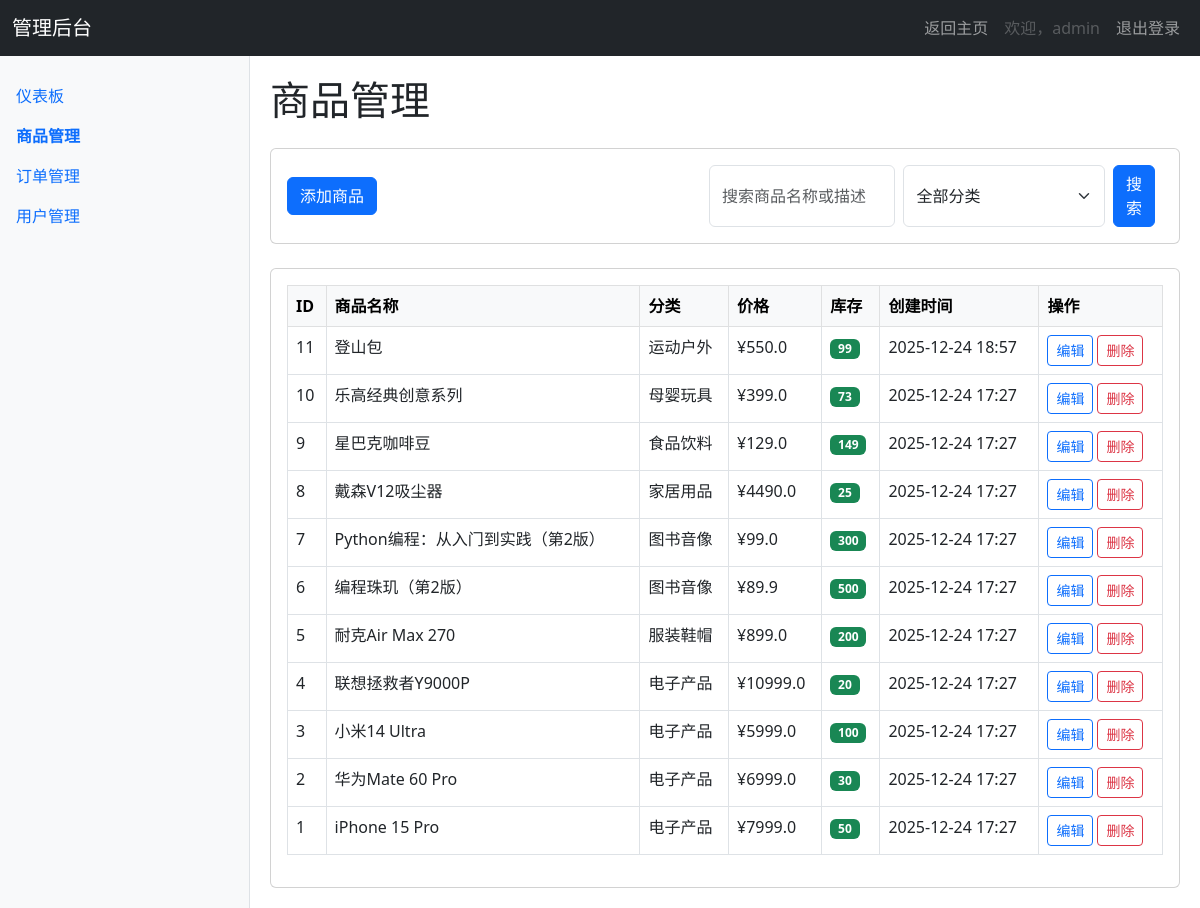
/admin/products (signed in), run on an earlier commit of the app's database.
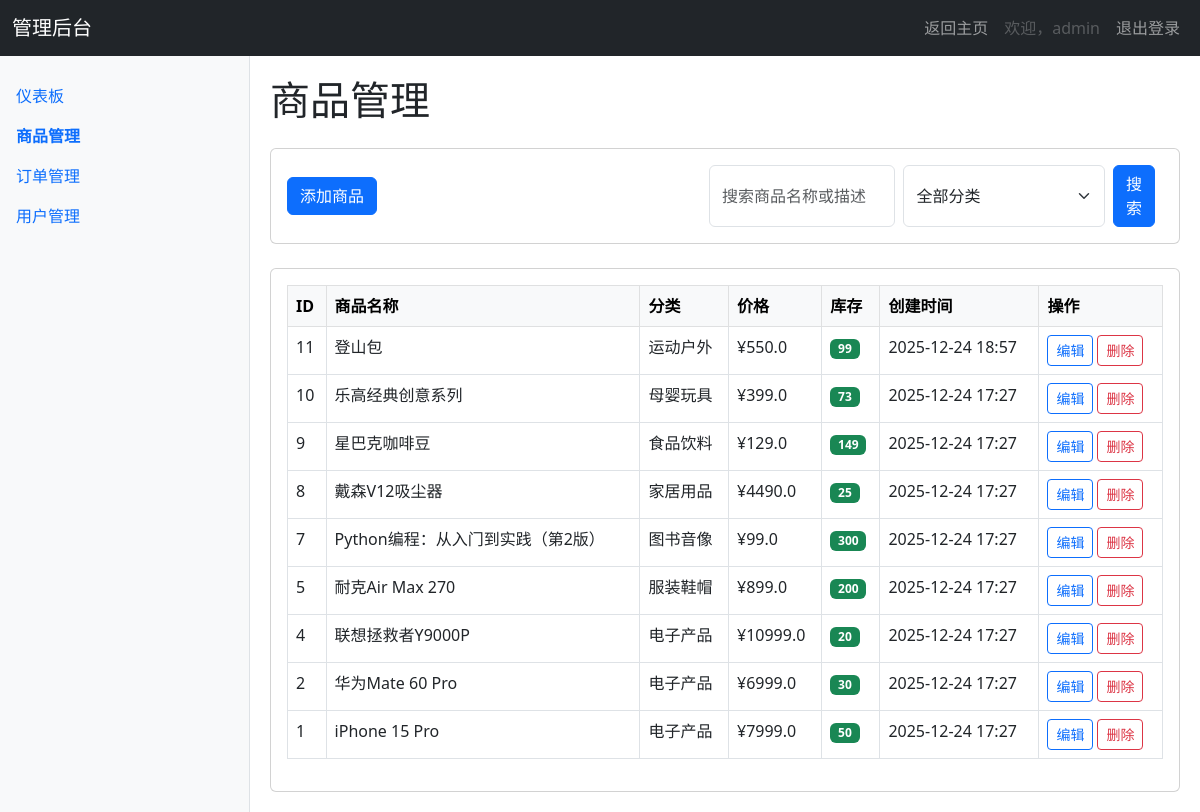
And on a later commit of the database.
### app/models.py (models this page shows, shortened)
class Product(db.Model):
    __tablename__ = 'products'
    id = db.Column(db.Integer, primary_key=True)
    name = db.Column(db.String(100), nullable=False, index=True)
    description = db.Column(db.Text)
    price = db.Column(db.Float, nullable=False)
    stock = db.Column(db.Integer, default=0)
    image = db.Column(db.String(200), default='default_product.png')
    created_at = db.Column(db.DateTime, default=datetime.utcnow)
    updated_at = db.Column(db.DateTime, default=datetime.utcnow, onupdate=datetime.utcnow)
    category_id = db.Column(db.Integer, db.ForeignKey('categories.id'))
    cart_items = db.relationship('CartItem', backref='product', lazy='dynamic', cascade='all, delete-orphan')
    order_items = db.relationship('OrderItem', backref='product', lazy='dynamic', cascade='all, delete-orphan')
    reviews = db.relationship('Review', backref='product', lazy='dynamic', cascade='all, delete-orphan')

class Category(db.Model):
    __tablename__ = 'categories'
    id = db.Column(db.Integer, primary_key=True)
    name = db.Column(db.String(50), unique=True, nullable=False)
    description = db.Column(db.Text)
    created_at = db.Column(db.DateTime, default=datetime.utcnow)
    products = db.relationship('Product', backref='category', lazy='dynamic')

### app/admin/routes.py (the view)
@admin.route('/products')
@admin_required
def product_manage():
    page = request.args.get('page', 1, type=int)
    category_id = request.args.get('category_id', type=int)
    keyword = request.args.get('q', '').strip()
    query = Product.query
    if keyword:
        query = query.filter(or_(Product.name.contains(keyword), Product.description.contains(keyword)))
    if category_id:
        query = query.filter_by(category_id=category_id)
    query = query.order_by(Product.created_at.desc())
    products = query.paginate(page=page, per_page=20, error_out=False)
    categories = Category.query.all()
    return render_template('product_manage.html',
                         products=products,
                         categories=categories,
                         category_id=category_id,
                         keyword=keyword)

### app/admin/routes.py (called while the page is built)
def admin_required(f):
    from functools import wraps
    @wraps(f)
    def decorated_function(*args, **kwargs):
        if not current_user.is_authenticated or not current_user.is_admin:
            abort(403)
        return f(*args, **kwargs)
    return decorated_function

@admin.before_request
@login_required
def check_admin():
    if not current_user.is_admin:
        abort(403)

### app/context_processors.py (called while the page is built)
def inject_now():
    return {'now': datetime.utcnow()}

def inject_categories():
    try:
        categories = Category.query.order_by(Category.name).all()
        return {'categories': categories}
    except:
        return {'categories': []}

def inject_cart_info():
    from flask_login import current_user
    cart_items_count = 0
    cart_total_amount = 0
    if current_user.is_authenticated:
        try:
            cart = Cart.query.filter_by(user_id=current_user.id).first()
            if cart:
                cart_items_count = cart.total_quantity
                cart_total_amount = float(cart.total_price)
        except:
            pass
    return {
        'cart_items_count': cart_items_count,
        'cart_total_amount': cart_total_amount
    }

### app/admin/templates/product_manage.html (shortened to what this page needs)
{% extends "admin_base.html" %}
{% block content %}
    <h1 class="mb-4">商品管理</h1>
    <div class="card mb-4">
        <div class="card-body">
            <div class="d-flex justify-content-between align-items-center">
                <div>
                    <a href="{{ url_for('admin.add_product') }}" class="btn btn-primary">
                         添加商品
                    </a>
                </div>
                <div class="d-flex gap-2">
                    <form method="GET" class="d-flex" action="{{ url_for('admin.product_manage') }}">
                        <input type="text" name="q" class="form-control me-2" placeholder="搜索商品名称或描述" value="{{ keyword }}">
                        <select name="category_id" class="form-select me-2">
                            <option value="">全部分类</option>
                        </select>
                        <button type="submit" class="btn btn-primary me-2">
                             搜索
                        </button>
                    </form>
                </div>
            </div>
        </div>
    </div>
    <div class="card">
        <div class="card-body">
            <div class="table-responsive">
                <table class="table table-bordered table-hover">
                    <thead class="table-light">
                        <tr>
                            <th>ID</th>
                            <th>商品名称</th>
                            <th>分类</th>
                            <th>价格</th>
                            <th>库存</th>
                            <th>创建时间</th>
                            <th>操作</th>
                        </tr>
                    </thead>
                    <tbody>
                        {% for product in products.items %}
                            <tr>
                                <td>{{ product.id }}</td>
                                <td>{{ product.name }}</td>
                                <td>{{ product.category.name if product.category else '未分类' }}</td>
                                <td>¥{{ product.price }}</td>
                                <td>
                                    <span class="badge {% if product.stock > 0 %}bg-success{% else %}bg-danger{% endif %}">
                                        {{ product.stock }}
                                    </span>
                                </td>
                                <td>{{ product.created_at.strftime('%Y-%m-%d %H:%M') }}</td>
                                <td>
                                    <div class="d-flex gap-1">
                                        <a href="{{ url_for('admin.edit_product', id=product.id) }}" class="btn btn-sm btn-outline-primary">
                                             编辑
                                        </a>
                                        <form action="{{ url_for('admin.delete_product', id=product.id) }}" method="POST" class="d-inline">
                                            <button type="submit" class="btn btn-sm btn-outline-danger" onclick="return confirm('确定要删除该商品吗？')">
                                                 删除
                                            </button>
                                        </form>
                                    </div>
                                </td>
                            </tr>
                        {% else %}
                            <tr>
                                <td colspan="7" class="text-center">暂无商品</td>
                            </tr>
                        {% endfor %}
                    </tbody>
                </table>
            </div>
        </div>
    </div>
{% endblock %}

What changed in the data, as far as the page shows it:
removed Product: id "6", name "编程珠玑（第2版）", category "图书音像", price "89.9", stock "500", created_at "2025-12-24 17:27"
removed Product: id "3", name "小米14 Ultra", category "电子产品", price "5999.0", stock "100", created_at "2025-12-24 17:27"
